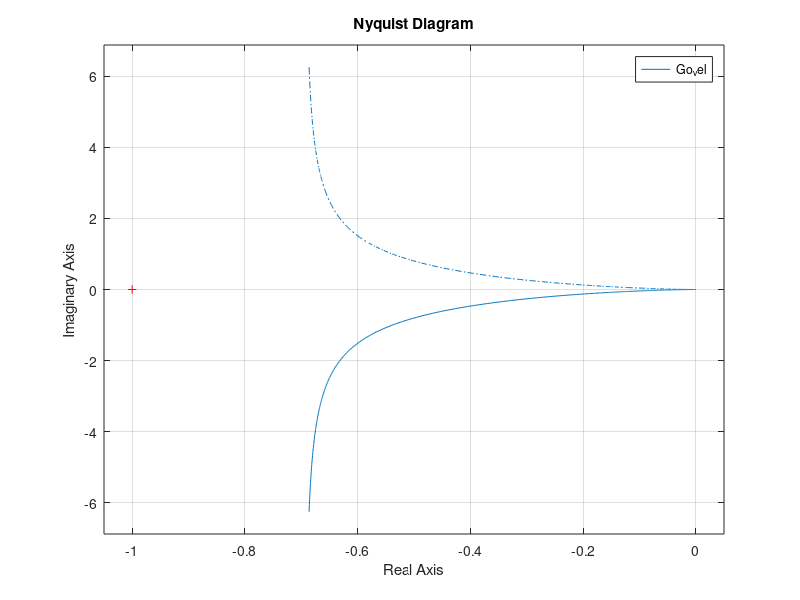
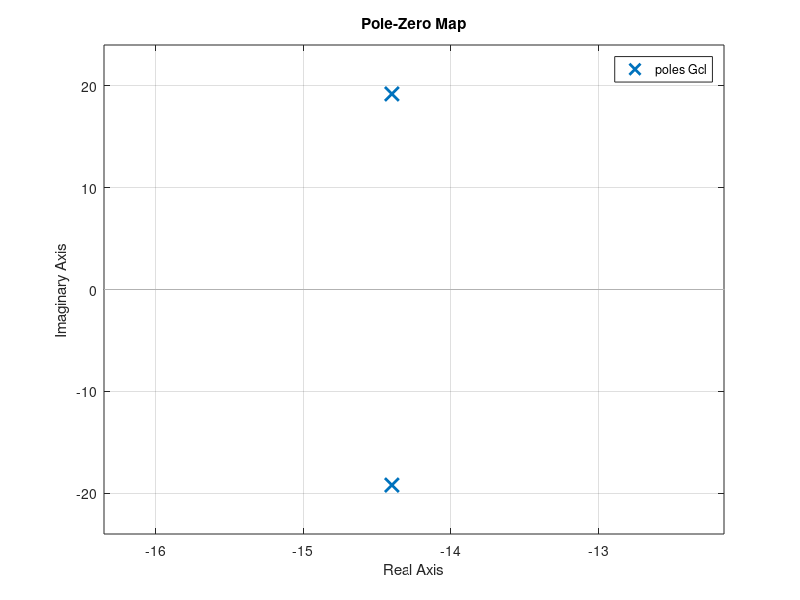
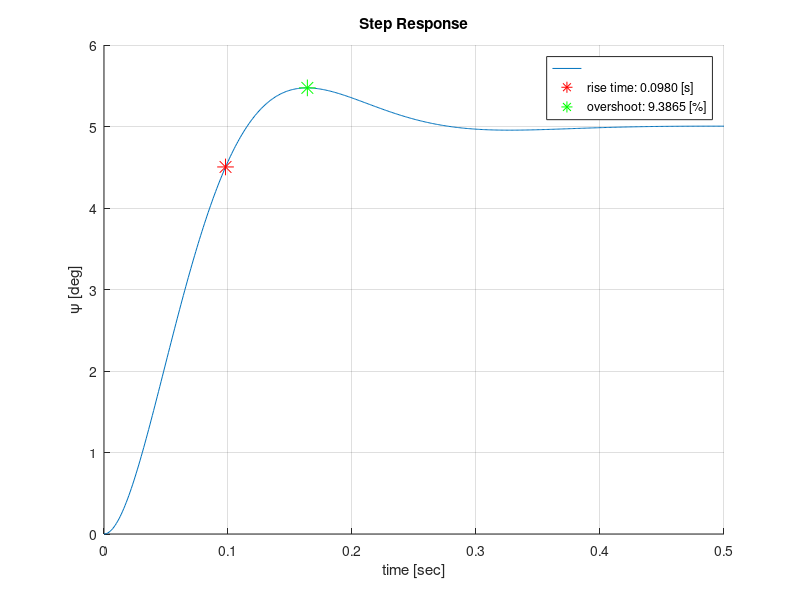

Write the MATLAB code that produced these figures, in order. (Note: this script raises an error after producing the figures.)
% ---------------------------------------
%     Designation Loop Design
%  - Controller : PD
%  - Motor tf : 1st
% ---------------------------------------
clear; close all; clc;

% initialize
Km = 9.993 ;
Pm = 10.87;
W_sat = 1400;
dz    =28*(pi/180); 
dz_deg = 28;

% Design parameter --- PD-controller
Wc = 24.0;  % <------------------------------------------ MODIFY
Zc = 0.6;  % <------------------------------------------- MODIFY

Kp = Wc^2 / Km ;       % unit: [1/s]
Kd = (2*Zc*Wc - Pm) / Km ;  % unit: [-] dimensionless

% transfer function
s = tf('s');
Gm = Km / (s + Pm);    % input: omega_c [deg/s], output: omega [deg/s]
% Gc = Kp + Kd * s ;
Go_vel = Kp*Gm / (1 + Kd*Gm) * (1/s);
Go_vel = minreal(Go_vel);
Gcl = minreal(Go_vel / (1 + Go_vel));

% [GM, PM, Phase crossover freq, Gain Crossover freq]
[GM, PM, wpc, wgc] = margin(Go_vel);
GM_dB = 20*log10(GM);

% nyquist plot
figure(1); 
nyquist(Go_vel);
grid on; hold on;

% pz map
figure(2);
pzmap(Gcl);
grid on; hold on;

% step input
Tf = 0.5;
time = 0:0.001:Tf;
input_deg = 5;     % [deg]   <--------------------------- MODIFY
step_input = input_deg * ones(size(time));
step_out = lsim(Gcl, step_input, time);
final_value = step_out(end);
% rise time
[~, tr_idx] = min(abs(step_out - final_value*0.9));
tr = time(tr_idx);
% overshoot
[~, os_idx] = max(step_out);
max_value = step_out(os_idx);
Os = (max_value - final_value) / final_value * 100;

Ess = input_deg - final_value;


% plot
figure(3);
grid on; hold on;
plot(time, step_out);
plot(tr, final_value*0.9, 'r*', 'MarkerSize', 12);
plot(time(os_idx), max_value, 'g*', 'MarkerSize', 12);
xlabel('time [sec]'); ylabel('\psi [deg]');
title('Step Response');
legend('', sprintf('rise time: %.4f [s]', time(tr_idx)), sprintf('overshoot: %.4f [%%]', Os));

str = {
    sprintf('PM = %.1f [deg]', PM)
    sprintf('GM = %.1f [dB]', GM_dB)
    sprintf('Ess = %.2f [deg]', Ess)
};

annotation('textbox', 'String', str, 'FitBoxToText','on', 'BackgroundColor','w');

% figure; margin(Go_vel);
% figure; step(Gcl);
% grid on;
